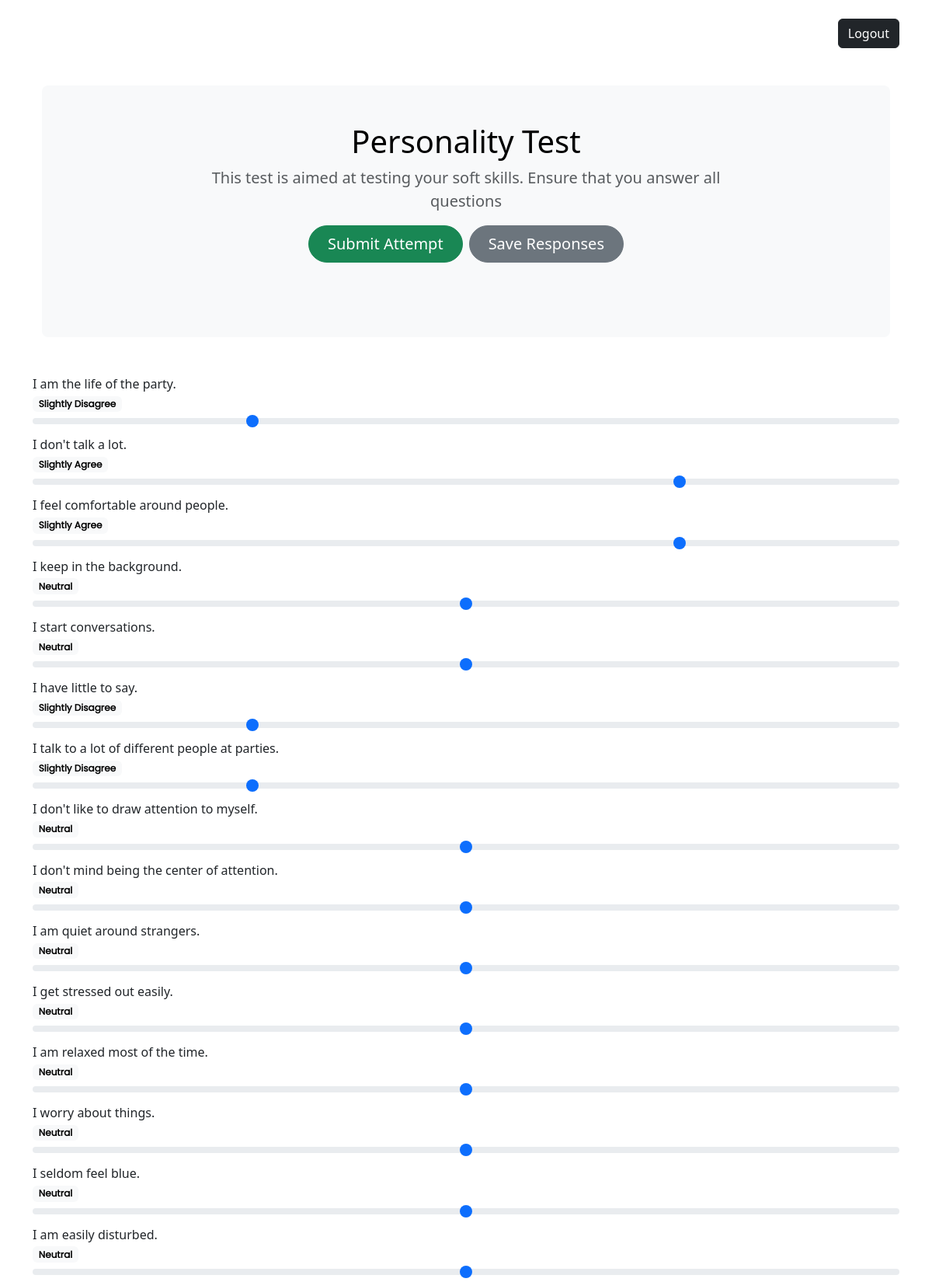
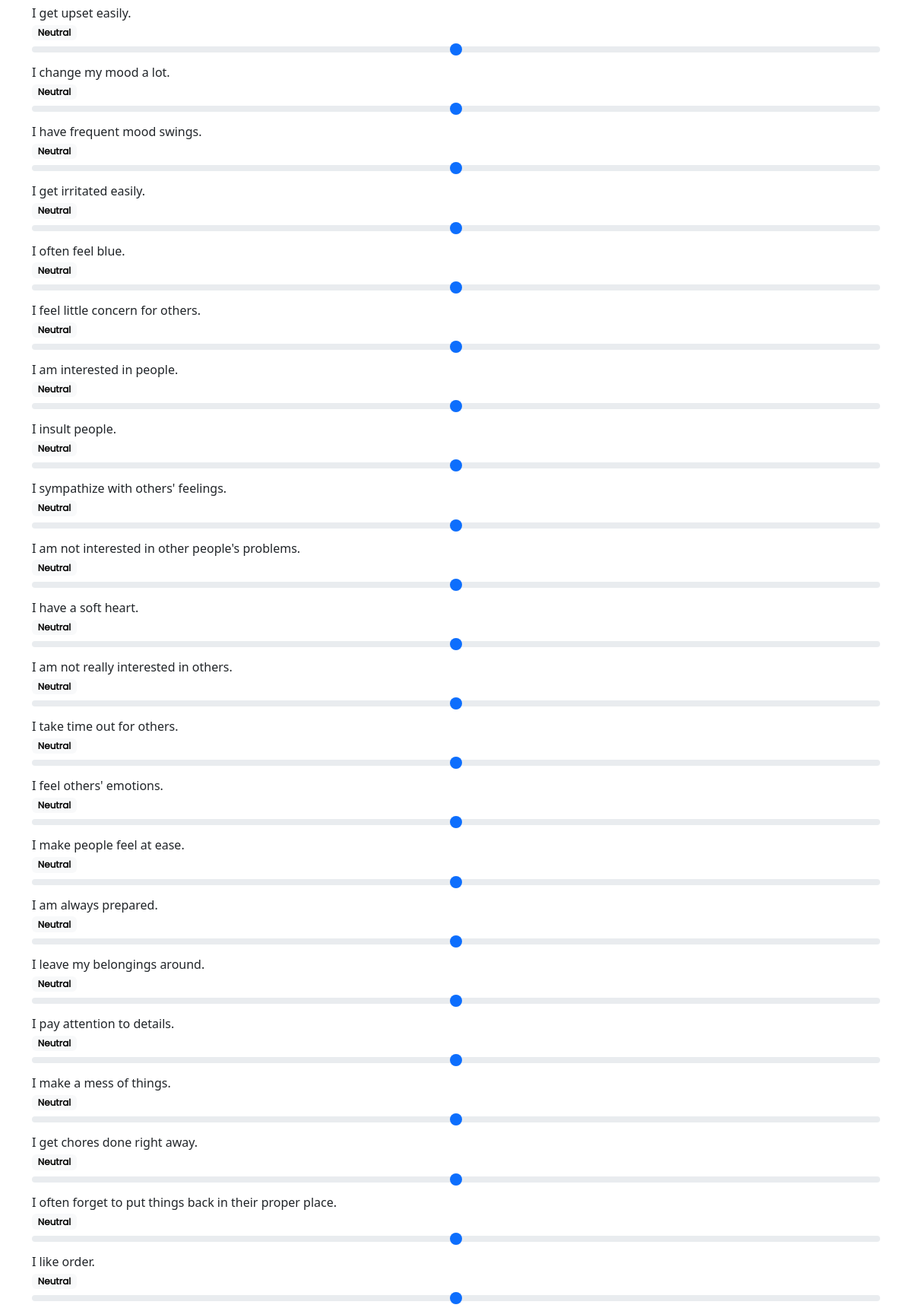
/jobs/2/personality_test (signed in, upper part), run on the app's committed database (2 pictures, top to bottom).
### Main/models.py (models this page shows, shortened)
class PersonalityQuestion(models.Model):
    TAGS = {
        "EXT": "EXT",
        "EST": "EST",
        "AGR": "AGR",
        "CSN": "CSN",
        "OPN": "OPN"
    }
    def validate_tag_count(value):
        tag_instances = PersonalityQuestion.objects.filter(tag=value)
        if tag_instances.count() > 10:
            raise ValidationError(f"Too many instances with tag '{value}'.")
    tag = models.CharField(max_length=50, validators=[
                           validate_tag_count], choices=TAGS)
    question = models.CharField(max_length=1024, null=False, blank=False)
    class Meta:
        verbose_name = "Personality Test Question"
        verbose_name_plural = "Personality Test Questions"

### Main/views.py (the view, shortened to what this page needs)
# urls.py: path("personality_test", personality_test,
@login_required
@aptitude_required
def personality_test(request: HttpRequest, pk):
    if request.method == "GET":
        personality_questions = PersonalityQuestion.objects.all()
        job = Job.objects.get(pk=pk)
        completed_attempts = PersonalityAttempt.objects.filter(
            user=request.user, job=job)
        completed_attempts_dict = {}
        for attempt in completed_attempts:
            completed_attempts_dict[attempt.question_id] = attempt.answer
        return render(request, "personality.html", {
            "questions": personality_questions,
            "job_id": pk,
            "completed_attempts": completed_attempts_dict
        })

### Main/templatetags/custom.py (called while the page is built)
@register.filter
def lookup(d: dict, key):
    return d.get(key, None)

### Main/utils.py (called while the page is built)
def aptitude_required(view_func):
    @wraps(view_func)
    def _wrapped_view(request, *args, **kwargs):
        if not is_aptitude_complete(request.user):
            return redirect(reverse('aptitude_test', args=args, kwargs=kwargs))
        return view_func(request, *args, **kwargs)
    return _wrapped_view

def is_aptitude_complete(user):
    total_attempts = AptitudeAttempt.objects.filter(user=user.pk).count()
    completed_attempts = AptitudeAttempt.objects.filter(
        user=user.pk, completed=True).count()
    return total_attempts > 0 and total_attempts == completed_attempts

### Main/templates/personality.html (shortened to what this page needs)
{% extends "partials/shared.html" %}
{% load custom %}
{% block main %}
<div>
    <div class="container my-5">
        <div class="p-5 text-center bg-body-tertiary rounded-3">
            <h1 class="text-body-emphasis">Personality Test</h1>
            <p class="col-lg-8 mx-auto fs-5 text-muted">
                This test is aimed at testing your soft skills. Ensure that you answer all
                questions
            </p>
            <div class="d-inline-flex gap-2 mb-5">
                <button class="d-inline-flex align-items-center btn btn-success btn-lg px-4 rounded-pill" type="button"
                    id="submitResponses">
                    Submit Attempt
                </button>
                <button class="d-inline-flex align-items-center btn btn-secondary btn-lg px-4 rounded-pill"
                    id="saveResponses" type="button">
                    Save Responses
                </button>
            </div>
        </div>
    </div>
    <form action="{% url 'personality_test' job_id %}" method="post">
        {% for question in questions %}
        <label for="question_{{ question.pk }}">{{ question.question }}</label><br>
        <div class="range-slider">
            <label for="question_{{ question.pk }}" class="range-form-label badge text-bg-light"
                style="font-family: Poppins;"></label><br>
            {% if question.pk in completed_attempts %}
            <input type="range" class="form-range" min="1" max="5" step="1" id="question_{{ question.pk }}"
                name="{{ question.pk }}" value="{{ completed_attempts|lookup:question.pk }}">
            {% else %}
            <input type="range" class="form-range" min="1" max="5" step="1" id="question_{{ question.pk }}"
                name="{{ question.pk }}" value="3">
            {% endif %}
        </div>
        {% endfor %}
    </form>
</div>
{% endblock %}

### data on the page
PersonalityQuestion: question "I am the life of the party.", id "2"
PersonalityQuestion: question "I don't talk a lot.", id "4"
PersonalityQuestion: question "I feel comfortable around people.", id "4"
PersonalityQuestion: question "I keep in the background.", id "3"
PersonalityQuestion: question "I start conversations.", id "3"
PersonalityQuestion: question "I have little to say.", id "2"
PersonalityQuestion: question "I talk to a lot of different people at parties.", id "2"
PersonalityQuestion: question "I don't like to draw attention to myself.", id "3"
PersonalityQuestion: question "I don't mind being the center of attention.", id "3"
PersonalityQuestion: question "I am quiet around strangers.", id "3"
PersonalityQuestion: question "I get stressed out easily.", id "3"
PersonalityQuestion: question "I am relaxed most of the time.", id "3"
PersonalityQuestion: question "I worry about things.", id "3"
PersonalityQuestion: question "I seldom feel blue.", id "3"
PersonalityQuestion: question "I am easily disturbed.", id "3"
PersonalityQuestion: question "I get upset easily.", id "3"
PersonalityQuestion: question "I change my mood a lot.", id "3"
PersonalityQuestion: question "I have frequent mood swings.", id "3"
PersonalityQuestion: question "I get irritated easily.", id "3"
PersonalityQuestion: question "I often feel blue.", id "3"
PersonalityQuestion: question "I feel little concern for others.", id "3"
PersonalityQuestion: question "I am interested in people.", id "3"
PersonalityQuestion: question "I insult people.", id "3"
PersonalityQuestion: question "I sympathize with others' feelings.", id "3"
PersonalityQuestion: question "I am not interested in other people's problems.", id "3"
PersonalityQuestion: question "I have a soft heart.", id "3"
PersonalityQuestion: question "I am not really interested in others.", id "3"
PersonalityQuestion: question "I take time out for others.", id "3"
PersonalityQuestion: question "I feel others' emotions.", id "3"
PersonalityQuestion: question "I make people feel at ease.", id "3"
PersonalityQuestion: question "I am always prepared.", id "3"
PersonalityQuestion: question "I leave my belongings around.", id "3"
PersonalityQuestion: question "I pay attention to details.", id "3"
PersonalityQuestion: question "I make a mess of things.", id "3"
PersonalityQuestion: question "I get chores done right away.", id "3"
PersonalityQuestion: question "I often forget to put things back in their proper place.", id "3"
PersonalityQuestion: question "I like order.", id "3"
